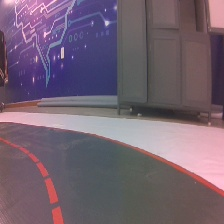
#> input picture notebook3/road_following_A/apex/0_137_8ec04f50-90ab-11f1-b0cc-488f4cdfb482.jpg, 224 x 224 px, found by its file name; its folder holds only this picture in this run
$ python make_demo_video.py
#> lines starting #> are read from the running program, lines starting #| are printed output that depends on the picture; after the words box and inside, x2 and y2 are one past the last pixel; in counts of white or black regions, pixels touching at a corner belong together
import cv2
import numpy as np
import os
import glob

def process_cv_lane(img):
    height, width = img.shape[:2]

    # 1. Cắt ROI (Region of Interest)
    roi_top = height // 2
    roi = img[roi_top:height, :]

    # 2. Xử lý màu bằng HSV để bắt ĐÚNG màu cam và đỏ của vạch kẻ đường
    hsv = cv2.cvtColor(roi, cv2.COLOR_BGR2HSV)

    # Dải màu cam
    lower_orange = np.array([5, 100, 100])
    upper_orange = np.array([25, 255, 255])
    mask_orange = cv2.inRange(hsv, lower_orange, upper_orange)

    # Dải màu đỏ (HSV có 2 vùng đỏ: 0-5 và 170-180)
    lower_red1 = np.array([0, 100, 100])
    upper_red1 = np.array([5, 255, 255])
    mask_red1 = cv2.inRange(hsv, lower_red1, upper_red1)

    lower_red2 = np.array([170, 100, 100])
    upper_red2 = np.array([180, 255, 255])
    mask_red2 = cv2.inRange(hsv, lower_red2, upper_red2)

    # Gộp mask cam và đỏ
    mask_track = cv2.bitwise_or(mask_orange, mask_red1)
    mask_track = cv2.bitwise_or(mask_track, mask_red2)

    # Dọn nhiễu (Morphology)
    kernel = np.ones((5,5), np.uint8)
    mask_track = cv2.morphologyEx(mask_track, cv2.MORPH_OPEN, kernel)
    mask_track = cv2.dilate(mask_track, kernel, iterations=1)

    # 4. Tìm các vạch đường trên ảnh mask sạch
    edges = cv2.Canny(mask_track, 50, 150)
    lines = cv2.HoughLinesP(edges, 1, np.pi/180, threshold=20, minLineLength=10, maxLineGap=50)

    line_image = np.zeros_like(img)
    left_lines = []
    right_lines = []

    if lines is not None:
        for line in lines:
            x1, y1, x2, y2 = line[0]
            if x1 == x2: continue

            y1 += roi_top
            y2 += roi_top

            slope = (y2 - y1) / (x2 - x1)

            # Phân tách vạch trái (slope < -0.3) và vạch phải (slope > 0.3)
            if slope < -0.3 and (x1 < width * 0.6 or x2 < width * 0.6):
                left_lines.append(line)
            elif slope > 0.3 and (x1 > width * 0.4 or x2 > width * 0.4):
                right_lines.append(line)

    # 5. Tính điểm đích để bám đường
    target_x = width // 2
    target_y = height // 2 + 50

    left_x = []
    right_x = []

    if left_lines:
        for l in left_lines: left_x.extend([l[0][0], l[0][2]])
    if right_lines:
        for l in right_lines: right_x.extend([l[0][0], l[0][2]])

    avg_left = sum(left_x)//len(left_x) if left_x else 0
    avg_right = sum(right_x)//len(right_x) if right_x else width

    if left_lines and right_lines:
        target_x = (avg_left + avg_right) // 2
    elif left_lines:
        target_x = avg_left + 100
    elif right_lines:
        target_x = avg_right - 100

    # Vẽ đúng 2 đường duy nhất bằng cách tính trung bình các điểm
    if left_lines:
        lx1 = int(np.mean([l[0][0] for l in left_lines]))
        ly1 = int(np.mean([l[0][1] for l in left_lines])) + roi_top
        lx2 = int(np.mean([l[0][2] for l in left_lines]))
        ly2 = int(np.mean([l[0][3] for l in left_lines])) + roi_top
        cv2.line(line_image, (lx1, ly1), (lx2, ly2), (0, 0, 255), 5)

    if right_lines:
        rx1 = int(np.mean([l[0][0] for l in right_lines]))
        ry1 = int(np.mean([l[0][1] for l in right_lines])) + roi_top
        rx2 = int(np.mean([l[0][2] for l in right_lines]))
        ry2 = int(np.mean([l[0][3] for l in right_lines])) + roi_top
        cv2.line(line_image, (rx1, ry1), (rx2, ry2), (0, 0, 255), 5)

    cv2.circle(line_image, (target_x, target_y), 8, (0, 255, 0), -1)
    result = cv2.addWeighted(img, 0.8, line_image, 1.0, 0)
    return result

image_folder = '/home/jetson/jetracer_official/notebook3/road_following_A/apex'
video_name = '/home/jetson/jetracer_official/notebook3/demo.mp4'

images = [img for img in os.listdir(image_folder) if img.endswith(".jpg")]
# Sort images
images.sort()

if len(images) > 0:
    frame = cv2.imread(os.path.join(image_folder, images[0]))
#> frame is the input picture: shape (224, 224, 3); mean B, G, R 112.8, 98, 115.7
    height, width, layers = frame.shape
#> height = 224; width = 224; layers = 3

    # Use mp4v codec for mp4
    fourcc = cv2.VideoWriter_fourcc(*'mp4v')
    video = cv2.VideoWriter(video_name, fourcc, 10.0, (width, height))

    for image in images:
        img_path = os.path.join(image_folder, image)
        frame = cv2.imread(img_path)
        processed_frame = process_cv_lane(frame)
#> in process_cv_lane, `roi = img[roi_top:height, :]`:
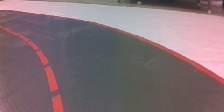
#> roi: shape (112, 224, 3); mean B, G, R 117.3, 111.9, 130.4
#> in process_cv_lane, `hsv = cv2.cvtColor(roi, cv2.COLOR_BGR2HSV)`: hsv: shape (112, 224, 3); mean H, S, V 112.9, 42, 133.2
#> in process_cv_lane, `mask_orange = cv2.inRange(hsv, lower_orange, upper_orange)`:
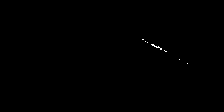
#> mask_orange: shape (112, 224); 0.11% white in thin lines or dots, all inside (x1, y1, x2, y2) = (142, 39, 188, 64)
#> in process_cv_lane, `mask_red1 = cv2.inRange(hsv, lower_red1, upper_red1)`: mask_red1: shape (112, 224); 1.8% white; 9 white regions (6 under 20 px), largest, box (x1, y1, x2, y2) and area: (142, 39, 220, 81) 266, (53, 97, 64, 112) 91, (50, 76, 58, 91) 56
#> in process_cv_lane, `mask_red2 = cv2.inRange(hsv, lower_red2, upper_red2)`:
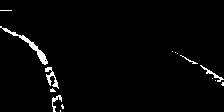
#> mask_red2: shape (112, 224); 2.3% white; 15 white regions (10 under 20 px), largest, box (x1, y1, x2, y2) and area: (0, 26, 48, 65) 242, (45, 67, 59, 89) 116, (200, 65, 224, 82) 74, (52, 95, 62, 112) 61, (180, 55, 198, 64) 28
#> in process_cv_lane, `mask_track = cv2.bitwise_or(mask_orange, mask_red1)`: mask_track: shape (112, 224); 1.9% white; 9 white regions (6 under 20 px), largest, box (x1, y1, x2, y2) and area: (142, 39, 220, 81) 275, (53, 97, 64, 112) 91, (50, 76, 58, 91) 56
#> in process_cv_lane, `mask_track = cv2.bitwise_or(mask_track, mask_red2)`: mask_track: shape (112, 224); 4.1% white; 6 white regions (2 under 20 px), largest, box (x1, y1, x2, y2) and area: (142, 39, 224, 86) 403, (0, 26, 48, 65) 250, (45, 67, 59, 92) 205, (52, 95, 64, 112) 168
#> in process_cv_lane, `mask_track = cv2.morphologyEx(mask_track, cv2.MORPH_OPEN, kernel)`: mask_track: shape (112, 224); 2.5% white; 5 white regions, box (x1, y1, x2, y2) and area: (46, 67, 58, 92) 199, (52, 96, 64, 112) 165, (195, 64, 215, 78) 132, (38, 52, 47, 64) 77, (217, 77, 224, 85) 45
#> in process_cv_lane, `mask_track = cv2.dilate(mask_track, kernel, iterations=1)`:
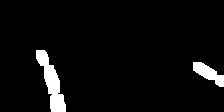
#> mask_track: shape (112, 224); 4.7% white; 2 white regions, box (x1, y1, x2, y2) and area: (36, 50, 66, 112) 799, (193, 62, 224, 87) 374
#> in process_cv_lane, `edges = cv2.Canny(mask_track, 50, 150)`:
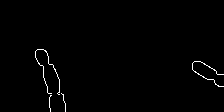
#> edges: shape (112, 224); 0.91% white in thin lines or dots, all inside (x1, y1, x2, y2) = (35, 49, 224, 112)
#> in process_cv_lane, `lines = cv2.HoughLinesP(edges, 1, np.pi/180, threshold=20, minLineLeng..`: lines = [[200, 61, 223, 74], [39, 49, 50, 111], [193, 70, 220, 86], [55, 69, 65, 105]]
#> the loop in process_cv_lane, `for line in lines:` made 4 passes
#> (line, x1, y1, x2, y2, slope) on passes 1 to 4: ([[200, 61, 223, 74]], 200, 173, 223, 186, 0.565), ([[39, 49, 50, 111]], 39, 161, 50, 223, 5.64), ([[193, 70, 220, 86]], 193, 182, 220, 198, 0.593), ([[55, 69, 65, 105]], 55, 181, 65, 217, 3.6)
#> after the loop in process_cv_lane, `for line in lines:`: left_lines = []; right_lines = [[[200, 61, 223, 74]], [[193, 70, 220, 86]]]
#> the loop in process_cv_lane, `for l in right_lines: right_x.extend([l[0][0], l[0][2]])` made 2 passes
#> after the loop in process_cv_lane, `for l in right_lines: right_x.extend([l[0][0], l[0][2]])`: right_x = [200, 223, 193, 220]
#> in process_cv_lane, `avg_right = sum(right_x)//len(right_x) if right_x else width`: avg_right = 209
#> in process_cv_lane, `target_x = avg_right - 100`: target_x = 109
#> in process_cv_lane, `rx1 = int(np.mean([l[0][0] for l in right_lines]))`: rx1 = 196
#> in process_cv_lane, `ry1 = int(np.mean([l[0][1] for l in right_lines])) + roi_top`: ry1 = 177
#> in process_cv_lane, `rx2 = int(np.mean([l[0][2] for l in right_lines]))`: rx2 = 221
#> in process_cv_lane, `ry2 = int(np.mean([l[0][3] for l in right_lines])) + roi_top`: ry2 = 192
#> in process_cv_lane, `cv2.circle(line_image, (target_x, target_y), 8, (0, 255, 0), -1)`:
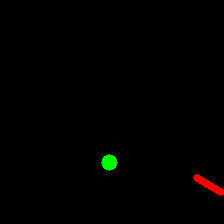
#> line_image: shape (224, 224, 3); mean of channels 0, 1, 2 0, 1, 1.2; drawn as B, G, R
#> in process_cv_lane, `result = cv2.addWeighted(img, 0.8, line_image, 1.0, 0)`:
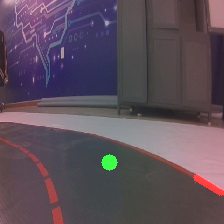
#> result: shape (224, 224, 3); mean B, G, R 90.2, 79.2, 93.1
        video.write(processed_frame)

    video.release()
    print("Video saved as", video_name)
else:
    print("No images found!")

$ run again, on notebook3/road_following_A/apex/21_125_7f6b8272-90ab-11f1-b0cc-488f4cdfb482.jpg
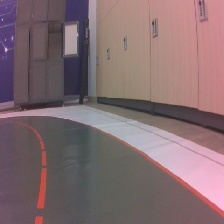
#> input picture notebook3/road_following_A/apex/21_125_7f6b8272-90ab-11f1-b0cc-488f4cdfb482.jpg, 224 x 224 px, found by its file name
#> frame is the input picture: shape (224, 224, 3); mean B, G, R 111.5, 108, 130.3
#> hsv: shape (112, 224, 3); mean H, S, V 102, 38.2, 125.6
#> mask_orange: shape (112, 224); 0.06% white in thin lines or dots, all inside (x1, y1, x2, y2) = (41, 38, 164, 76)
#> in process_cv_lane, `mask_red1 = cv2.inRange(hsv, lower_red1, upper_red1)`:
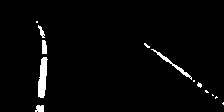
#> mask_red1: shape (112, 224); 2.5% white; 13 white regions (8 under 20 px), largest, box (x1, y1, x2, y2) and area: (38, 57, 48, 98) 280, (151, 49, 192, 80) 136, (42, 40, 47, 54) 64, (35, 105, 44, 112) 54, (38, 25, 45, 38) 41
#> mask_red2: shape (112, 224); 0.97% white; 13 white regions (12 under 20 px), largest, box (x1, y1, x2, y2) and area: (170, 60, 224, 106) 214
#> edges: shape (112, 224); 0.82% white in thin lines or dots, all inside (x1, y1, x2, y2) = (33, 42, 224, 112)
#> lines = [[47, 93, 48, 43], [33, 111, 39, 44]]
#> the loop in process_cv_lane, `for line in lines:` made 2 passes
#> (line, x1, y1, x2, y2, slope) on passes 1 to 2: ([[47, 93, 48, 43]], 47, 205, 48, 155, -50), ([[33, 111, 39, 44]], 33, 223, 39, 156, -11.17)
#> after the loop in process_cv_lane, `for line in lines:`: left_lines = [[[47, 93, 48, 43]], [[33, 111, 39, 44]]]; right_lines = []
#> the loop in process_cv_lane, `for l in left_lines: left_x.extend([l[0][0], l[0][2]])` made 2 passes
#> after the loop in process_cv_lane, `for l in left_lines: left_x.extend([l[0][0], l[0][2]])`: left_x = [47, 48, 33, 39]
#> avg_left = 41
#> in process_cv_lane, `target_x = avg_left + 100`: target_x = 141
#> lx1 = 40
#> ly1 = 214
#> lx2 = 43
#> ly2 = 155
#> in process_cv_lane, `result = cv2.addWeighted(img, 0.8, line_image, 1.0, 0)`:
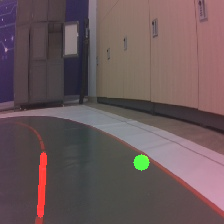
#> result: shape (224, 224, 3); mean B, G, R 89.2, 87.1, 105.4

$ run again, on notebook3/road_following_A/apex/21_125_80fa42cc-90ab-11f1-b0cc-488f4cdfb482.jpg
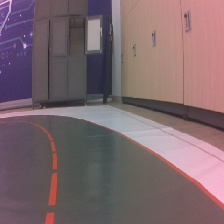
#> input picture notebook3/road_following_A/apex/21_125_80fa42cc-90ab-11f1-b0cc-488f4cdfb482.jpg, 224 x 224 px, found by its file name
#> frame is the input picture: shape (224, 224, 3); mean B, G, R 108.3, 103.3, 124.2
#> hsv: shape (112, 224, 3); mean H, S, V 99.5, 40, 121.4
#> in process_cv_lane, `mask_orange = cv2.inRange(hsv, lower_orange, upper_orange)`:
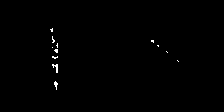
#> mask_orange: shape (112, 224); 0.43% white in thin lines or dots, all inside (x1, y1, x2, y2) = (50, 28, 179, 90)
#> mask_red1: shape (112, 224); 2.6% white; 11 white regions (5 under 20 px), largest, box (x1, y1, x2, y2) and area: (48, 62, 58, 94) 221, (157, 44, 208, 85) 169, (45, 101, 55, 112) 86, (52, 42, 58, 58) 83, (51, 31, 56, 40) 31, (47, 22, 53, 30) 25
#> mask_red2: shape (112, 224); 0.67% white in thin lines or dots, all inside (x1, y1, x2, y2) = (44, 1, 224, 112)
#> edges: shape (112, 224); 0.74% white in thin lines or dots, all inside (x1, y1, x2, y2) = (41, 39, 224, 112)
#> lines = [[59, 87, 59, 40], [46, 99, 51, 39], [44, 101, 50, 40]]
#> the loop in process_cv_lane, `for line in lines:` made 3 passes
#> (line, x1, y1, x2, y2, slope) on passes 2 to 3: ([[46, 99, 51, 39]], 46, 211, 51, 151, -12), ([[44, 101, 50, 40]], 44, 213, 50, 152, -10.17)
#> after the loop in process_cv_lane, `for line in lines:`: left_lines = [[[46, 99, 51, 39]], [[44, 101, 50, 40]]]; right_lines = []
#> the loop in process_cv_lane, `for l in left_lines: left_x.extend([l[0][0], l[0][2]])` made 2 passes
#> after the loop in process_cv_lane, `for l in left_lines: left_x.extend([l[0][0], l[0][2]])`: left_x = [46, 51, 44, 50]
#> avg_left = 47
#> in process_cv_lane, `target_x = avg_left + 100`: target_x = 147
#> lx1 = 45
#> ly1 = 212
#> lx2 = 50
#> ly2 = 151
#> in process_cv_lane, `result = cv2.addWeighted(img, 0.8, line_image, 1.0, 0)`:
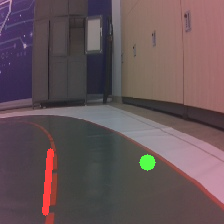
#> result: shape (224, 224, 3); mean B, G, R 86.7, 83.3, 101

$ run again, on notebook3/road_following_A/apex/21_125_83266b16-90ab-11f1-b0cc-488f4cdfb482.jpg
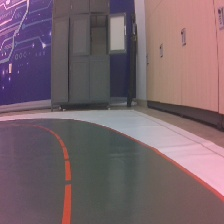
#> input picture notebook3/road_following_A/apex/21_125_83266b16-90ab-11f1-b0cc-488f4cdfb482.jpg, 224 x 224 px, found by its file name
#> frame is the input picture: shape (224, 224, 3); mean B, G, R 106.9, 99.6, 119.8
#> hsv: shape (112, 224, 3); mean H, S, V 97, 40.6, 120.1
#> mask_orange: shape (112, 224); 0.7% white in thin lines or dots, all inside (x1, y1, x2, y2) = (60, 30, 167, 110)
#> mask_red1: shape (112, 224); 2.6% white; 9 white regions (4 under 20 px), largest, box (x1, y1, x2, y2) and area: (61, 73, 72, 112) 311, (173, 49, 218, 85) 154, (66, 49, 72, 69) 80, (60, 29, 68, 48) 63, (153, 37, 172, 50) 37
#> mask_red2: shape (112, 224); 0.43% white in thin lines or dots, all inside (x1, y1, x2, y2) = (59, 0, 224, 91)
#> edges: shape (112, 224); 0.6% white in thin lines or dots, all inside (x1, y1, x2, y2) = (59, 49, 224, 112)
#> lines = [[73, 111, 73, 55], [59, 111, 64, 50]]
#> the loop in process_cv_lane, `for line in lines:` made 2 passes
#> after the loop in process_cv_lane, `for line in lines:`: left_lines = [[[59, 111, 64, 50]]]; right_lines = []
#> the loop in process_cv_lane, `for l in left_lines: left_x.extend([l[0][0], l[0][2]])` made 1 pass
#> after the loop in process_cv_lane, `for l in left_lines: left_x.extend([l[0][0], l[0][2]])`: left_x = [59, 64]
#> avg_left = 61
#> in process_cv_lane, `target_x = avg_left + 100`: target_x = 161
#> lx1 = 59
#> ly1 = 223
#> lx2 = 64
#> ly2 = 162
#> in process_cv_lane, `result = cv2.addWeighted(img, 0.8, line_image, 1.0, 0)`:
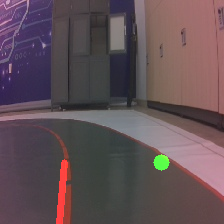
#> result: shape (224, 224, 3); mean B, G, R 85.5, 80.3, 97.4
